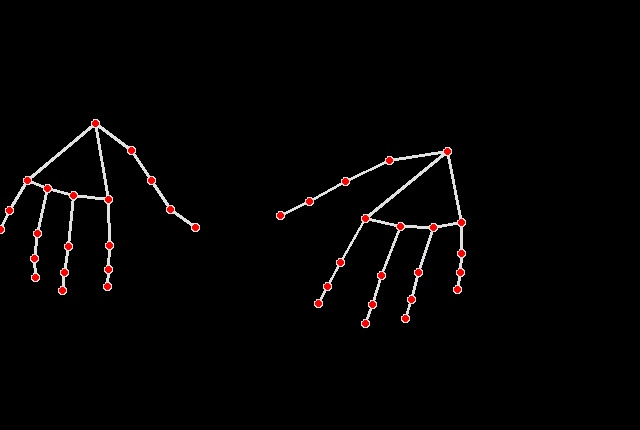
#> input picture code/Data/Blank/image_1.jpg, 640 x 430 px, given in place of the camera
$ python hand.py
#> lines starting #> are read from the running program, lines starting #| are printed output that depends on the picture; after the words box and inside, x2 and y2 are one past the last pixel; in counts of white or black regions, pixels touching at a corner belong together
import cv2
import numpy as np

# Set up the camera
cap = cv2.VideoCapture(0)

# Set up the background subtractor
backSub = cv2.createBackgroundSubtractorMOG2()

while True:
    ret, frame = cap.read()
#> frame is the input picture: shape (430, 640, 3); mean B, G, R 3.9, 3.9, 5.2

    # Apply background subtraction
    fgMask = backSub.apply(frame)
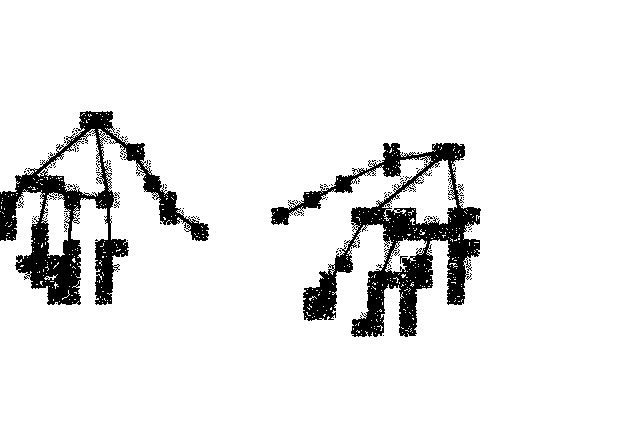
#> fgMask: shape (430, 640); values 127 (black) and 255 (white), 91.8% white; 140 black regions (137 under 20 px), largest, box (x1, y1, x2, y2) and area: (271, 143, 481, 337) 12118, (0, 111, 209, 305) 10082, (114, 199, 120, 208) 21

    # Convert to YCrCb color space
    ycrcb = cv2.cvtColor(frame, cv2.COLOR_BGR2YCrCb)
#> ycrcb: shape (430, 640, 3); mean of channels 0, 1, 2 4.3, 128.7, 127.8

    # Skin tone detection
    skin_mask = cv2.inRange(ycrcb, np.array([0, 133, 77]), np.array([255, 173, 127]))
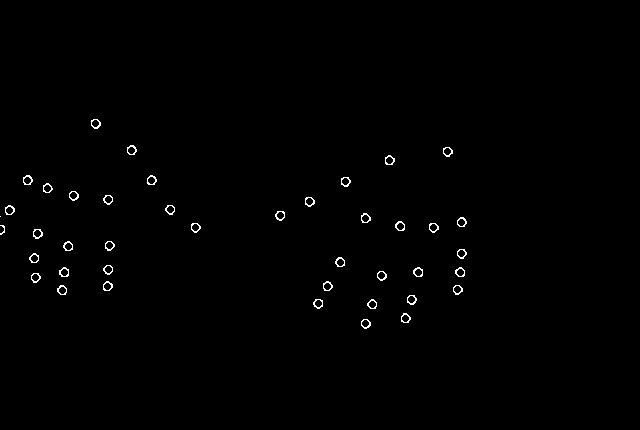
#> skin_mask: shape (430, 640); 0.61% white in thin lines or dots, all inside (x1, y1, x2, y2) = (0, 119, 467, 329)

    # Apply skin tone mask to the foreground mask
    skin_fgMask = cv2.bitwise_and(fgMask, fgMask, mask=skin_mask)

    # Find contours of the hand
    contours, _ = cv2.findContours(skin_fgMask, cv2.RETR_EXTERNAL, cv2.CHAIN_APPROX_SIMPLE)
#> contours = 42 contours, 2 with area under 20; largest, box (x1, y1, x2, y2) and area: (395, 221, 405, 231) 67, (413, 267, 423, 277) 66, (23, 175, 33, 185) 66, (91, 119, 101, 129) 66, (407, 295, 417, 305) 66

    for contour in contours:
        area = cv2.contourArea(contour)
        x, y, w, h = cv2.boundingRect(contour)
        cv2.rectangle(frame, (x, y), (x+w, y+h), (0, 255, 0), 2)

        # Analyze the contour shape and size
        if area > 1000 and area < 5000:
            contour_shape = cv2.approxPolyDP(contour, 0.02 * cv2.arcLength(contour, True), True)
            if len(contour_shape) > 5:
                cv2.circle(frame, (x+w//2, y+h//2), 10, (0, 0, 255), -1)
#> this loop made 42 passes
#> (area, x, y, w, h) on passes 1 to 12: (64.5, 361, 319, 10, 10), (63.5, 401, 313, 10, 10), (62.5, 367, 299, 10, 10), (64, 313, 299, 10, 10), (65.5, 407, 295, 10, 10), (63, 453, 285, 10, 10), (64.5, 57, 285, 10, 10), (63.5, 323, 281, 10, 10), (65, 103, 281, 10, 10), (63, 31, 273, 10, 10), (64.5, 377, 271, 10, 10), (65, 455, 267, 10, 10)
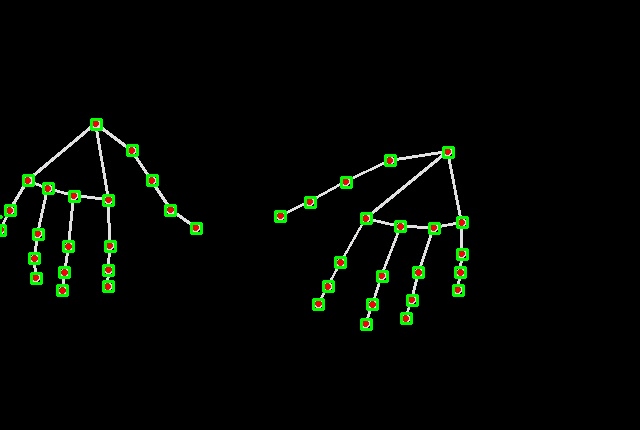
#> frame: shape (430, 640, 3); 1.72% of pixels changed, all inside (x1, y1, x2, y2) = (0, 118, 469, 331)

    cv2.imshow('Hand Detection', frame)
    if cv2.waitKey(1) & 0xFF == ord('q'):
#> (key q is pressed here)
        break

cap.release()
cv2.destroyAllWindows()
